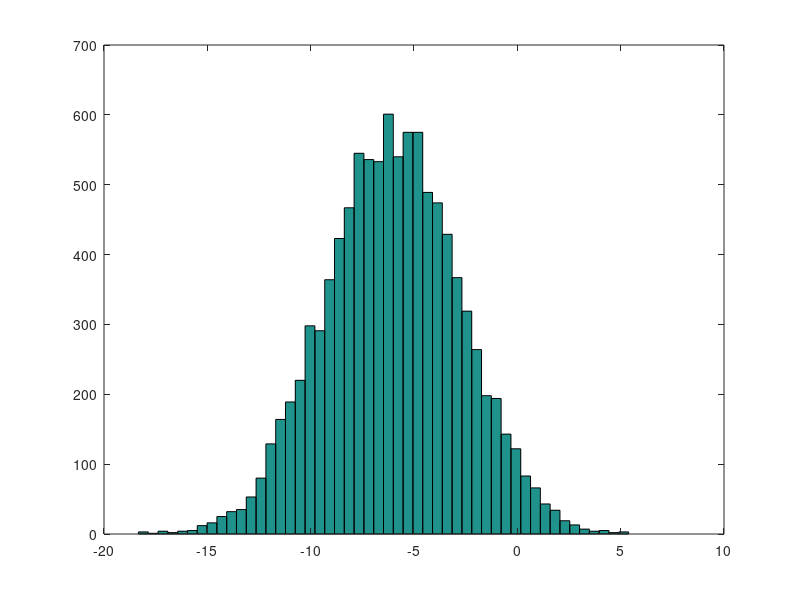

Source code (MATLAB):
% elementary operations
x = 5+2
y = 5/2

b = 1 == 2 % 0-false
c = 1 ~= 2 % 1-true

d = 1 && 0
e = 1 || 0
f = xor(1, 0)

g = 5; % semicolon supresses result

a = pi;

disp(a)

% can also display strings

disp(sprintf("2 decimals: %0.2f", a))

format long
a = pi
format short

% matrices
A = [1, 2; 3, 4; 5, 6]
v = [1, 2, 3]
inc = 1:0.2:2

o = ones(2, 3)

z = zeros(1, 3)

r = rand(3, 3) % uniform
r1 = randn(3, 3) % standard normal
r2 = randi(1000, 3, 3) % random integers

l = -6 + sqrt(10)*randn(1, 10000); % mean -6 std_dev = sqrt(10)
hist(l, 50)


















